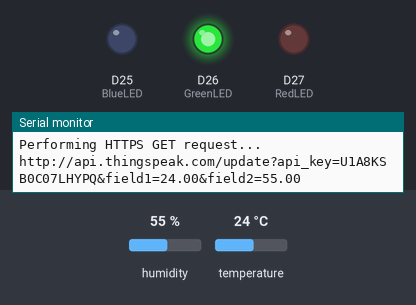
Simulated run of this sketch. Board: Arduino MKR. Shown: output pins drawn as LEDs (lit = HIGH), the last lines printed to the serial monitor. Inputs (shaded band) come from the test bench; at power-on: humidity 55 %, temperature 24 °C. Web services answer with replies made up by the test bench.

Above: at 6.2 s.
At 36.3 s:
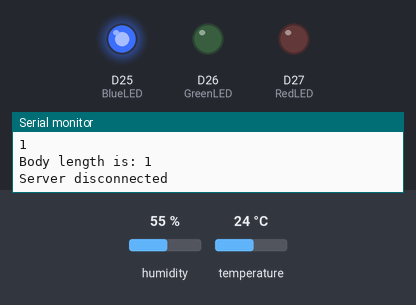
Timing chart, 0 to 84.4 s (numbered marks = the images above):
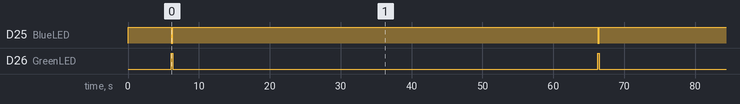

The sketch:

temp-gsm-ilocker.ino
```cpp
 #include <Adafruit_Sensor.h>
#include <DHT.h>
#include <DHT_U.h>

#define DHTTYPE DHT11

#define DHTPIN 14

DHT_Unified dht(DHTPIN, DHTTYPE);

#define TINY_GSM_MODEM_SIM800 // Modem is SIM800L

// Set serial for debug console (to the Serial Monitor, default speed 115200)
#define SerialMon Serial
// Set serial for AT commands
#define SerialAT Serial1
// Set serial for RS485
#define SerialRS Serial2

#define RedLED 27
#define BlueLED 25
#define GreenLED 26

// Define the serial console for debug prints, if needed
// #define TINY_GSM_DEBUG SerialMon
// #define DUMP_AT_COMMANDS

// set GSM PIN, if any
#define GSM_PIN ""

// Your GPRS credentials, if any
const char apn[] = "internet";
const char gprsUser[] = "";
const char gprsPass[] = "";

// SIM card PIN (leave empty, if not defined)
const char simPIN[] = "";

#include <TinyGsmClient.h>
#include <ArduinoHttpClient.h>

#ifdef DUMP_AT_COMMANDS
#include <StreamDebugger.h>
StreamDebugger debugger(SerialAT, SerialMon);
TinyGsm modem(debugger);
#else
TinyGsm modem(SerialAT);
#endif

TinyGsmClient client(modem);

#define MODEM_TX 17
#define MODEM_RX 16

#define SERIAL_TX 18
#define SERIAL_RX 19

uint32_t lastReconnectAttempt = 0;

long lastMsg = 0;

float temperature = 0;
float humidity = 0;
const char server[] = "thingspeak.com"; // domain name: example.com, maker.ifttt.com, etc
const char resource[] = "http://api.thingspeak.com/update?";
const int port = 80; // server port number
String apiKeyValue = "U1A8KSB0C07LHYPQ";

HttpClient http(client, server, port);

void litLED(int led)
{
    if (led != RedLED)
        digitalWrite(RedLED, LOW);
    if (led != BlueLED)
        digitalWrite(BlueLED, LOW);
    if (led != GreenLED)
        digitalWrite(GreenLED, LOW);

    digitalWrite(led, HIGH);
}

void setup()
{
    pinMode(RedLED, OUTPUT);
    pinMode(BlueLED, OUTPUT);
    pinMode(GreenLED, OUTPUT);

    digitalWrite(RedLED, LOW);
    digitalWrite(BlueLED, HIGH);
    digitalWrite(GreenLED, LOW);
    // Set console baud rate
    SerialMon.begin(115200);

    dht.begin();
    sensor_t sensor;
  dht.temperature().getSensor(&sensor);
  SerialMon.println(F("------------------------------------"));
  SerialMon.println(F("Temperature Sensor"));
  SerialMon.print  (F("Sensor Type: ")); Serial.println(sensor.name);
  SerialMon.print  (F("Driver Ver:  ")); Serial.println(sensor.version);
  SerialMon.print  (F("Unique ID:   ")); Serial.println(sensor.sensor_id);
  SerialMon.print  (F("Max Value:   ")); Serial.print(sensor.max_value); Serial.println(F("°C"));
  SerialMon.print  (F("Min Value:   ")); Serial.print(sensor.min_value); Serial.println(F("°C"));
  SerialMon.print  (F("Resolution:  ")); Serial.print(sensor.resolution); Serial.println(F("°C"));
  SerialMon.println(F("------------------------------------"));
  // Print humidity sensor details.
  dht.humidity().getSensor(&sensor);
  SerialMon.println(F("Humidity Sensor"));
  SerialMon.print  (F("Sensor Type: ")); Serial.println(sensor.name);
  SerialMon.print  (F("Driver Ver:  ")); Serial.println(sensor.version);
  SerialMon.print  (F("Unique ID:   ")); Serial.println(sensor.sensor_id);
  SerialMon.print  (F("Max Value:   ")); Serial.print(sensor.max_value); Serial.println(F("%"));
  SerialMon.print  (F("Min Value:   ")); Serial.print(sensor.min_value); Serial.println(F("%"));
  SerialMon.print  (F("Resolution:  ")); Serial.print(sensor.resolution); Serial.println(F("%"));
  SerialMon.println(F("------------------------------------"));


    delay(100);

    SerialMon.println("Wait...");

    // Set GSM module baud rate and UART pins
    SerialAT.begin(115200, SERIAL_8N1, MODEM_RX, MODEM_TX, false);
    delay(6000);

    // Restart takes quite some time
    // To skip it, call init() instead of restart()
    SerialMon.println("Initializing modem...");
    modem.restart();
    // modem.init();

    String modemInfo = modem.getModemInfo();
    SerialMon.print("Modem Info: ");
    SerialMon.println(modemInfo);

    // Unlock your SIM card with a PIN if needed
    if (GSM_PIN && modem.getSimStatus() != 3)
    {
        modem.simUnlock(GSM_PIN);
    }
}

void loop()
{
   if (!modem.isGprsConnected())
   {
    SerialMon.print("Connecting to APN: ");
    SerialMon.print(apn);
    if (!modem.gprsConnect(apn, gprsUser, gprsPass))
    {
        SerialMon.println(" fail");
    }
    return;
   }
    else
    {
        SerialMon.println(" OK");
        litLED(GreenLED);

  sensors_event_t event;
  dht.temperature().getEvent(&event);
  if (isnan(event.temperature)) {
    SerialMon.println(F("Error reading temperature!"));
    litLED(RedLED);
    delay(5000);
    return;
  }
  else {
    SerialMon.print(F("Temperature: "));
    SerialMon.print(event.temperature);
    SerialMon.println(F("°C"));
    temperature = event.temperature;
  }
  // Get humidity event and print its value.
  dht.humidity().getEvent(&event);
  if (isnan(event.relative_humidity)) {
    SerialMon.println(F("Error reading humidity!"));
    litLED(RedLED);
    delay(5000);
    return;
  }
  else {
    SerialMon.print(F("Humidity: "));
    SerialMon.print(event.relative_humidity);
    SerialMon.println(F("%"));
    humidity = event.relative_humidity;
  }

        SerialMon.println("Performing HTTP GET request...");
        // Prepare your HTTP POST request data (Temperature in Celsius degrees)
        String httpRequestData = "api_key=" + apiKeyValue + "&field1=" + String(temperature) + "&field2=" + String(humidity) + "";

        SerialMon.print(F("Performing HTTPS GET request... "));
        http.connectionKeepAlive(); // Currently, this is needed for HTTPS
        String fullURL = resource + httpRequestData;
        SerialMon.println(fullURL);
        int err = http.get(fullURL);
        if (err != 0)
        {
            SerialMon.println(F("failed to connect"));
            delay(10000);
            return;
        }

int status = http.responseStatusCode();
  SerialMon.print(F("Response status code: "));
  SerialMon.println(status);
  if (!status) {
    return;
  }

  SerialMon.println(F("Response Headers:"));
  while (http.headerAvailable()) {
    String headerName  = http.readHeaderName();
    String headerValue = http.readHeaderValue();
    SerialMon.println("    " + headerName + " : " + headerValue);
  }

  int length = http.contentLength();
  if (length >= 0) {
    SerialMon.print(F("Content length is: "));
    SerialMon.println(length);
  }
  if (http.isResponseChunked()) {
    SerialMon.println(F("The response is chunked"));
  }

  String body = http.responseBody();
  SerialMon.println(F("Response:"));
  SerialMon.println(body);

  SerialMon.print(F("Body length is: "));
  SerialMon.println(body.length());

        // Shutdown

        http.stop();
        SerialMon.println(F("Server disconnected"));

        litLED(BlueLED);
        //}
    }

    delay(60000);
}
```

Measured:
- by itself, D25 (BlueLED): alternates HIGH for 60.0 s and LOW for 0.21 s
- by itself, D26 (GreenLED): alternates HIGH for 0.21 s and LOW for 60.0 s
